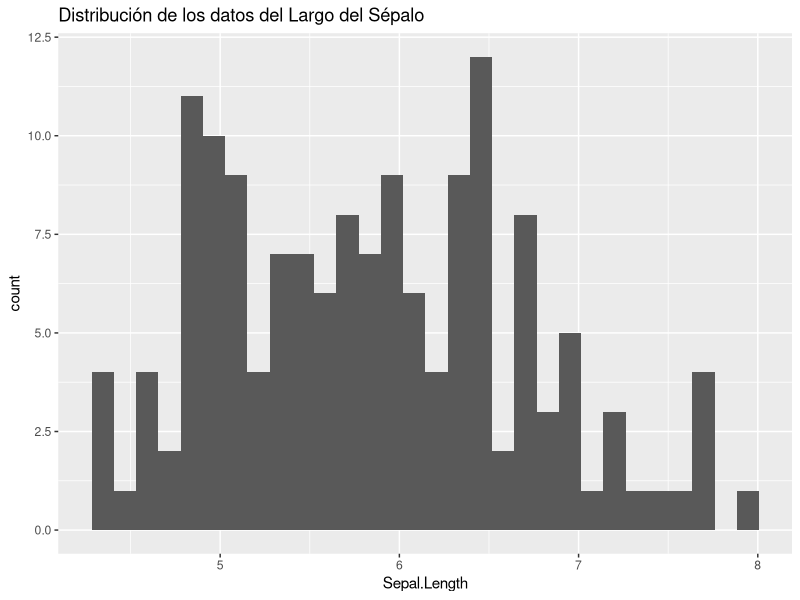
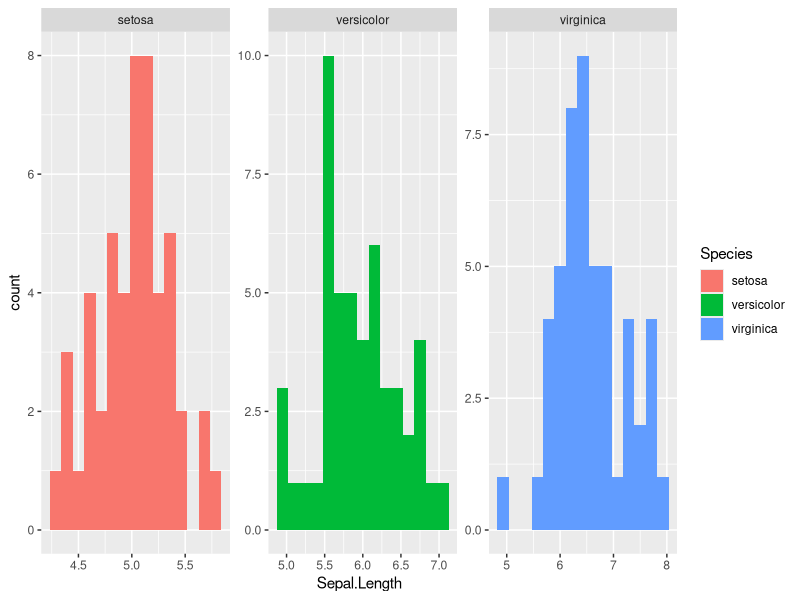
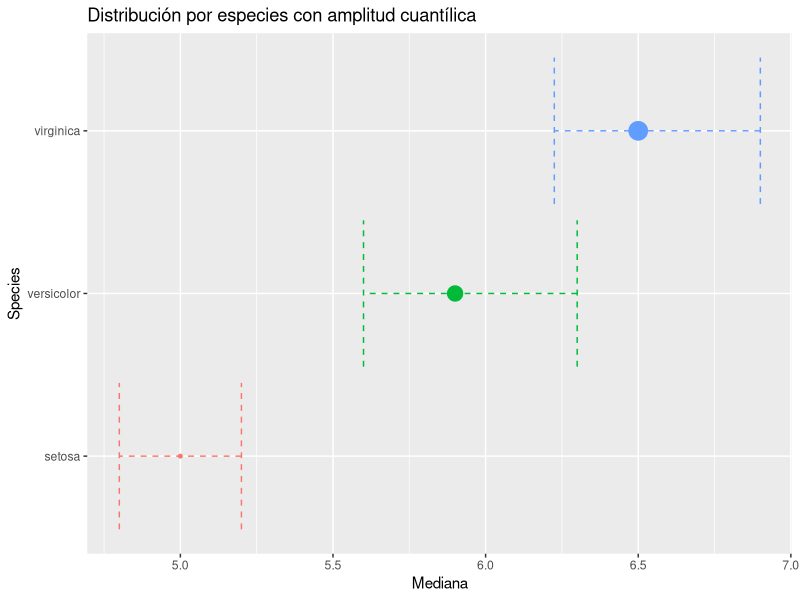

The R source for these figures, in order:
## ---- chunk 1
knitr::opts_chunk$set(echo = TRUE, warning = FALSE, message = FALSE)
## ---- chunk 2
100+200
## ---- chunk 3
a <- 12
b <- 55
c <- a+b
print(c)
## ---- chunk 4
#Resta

300-199

# Multiplicación

12*12

# División

500/2

# Elevar un número a una potencia

2^2

## ---- chunk 5
4>8
## ---- chunk 6
3==9/3
## ---- chunk 7
3==9/3 & 2<3
## ---- chunk 8
3==9/3 & 2<2
## ---- chunk 9
Views<-c(20,30,12,60,13)
## ---- chunk 10
Views>50
## ---- chunk 11
Views[Views>50]
## ---- chunk 12
Revista_X<-c(30,45,23)
Revista_Y<-c(20,55,33)
Revista_X<=Revista_Y
## ---- chunk 13
x<-5
if(x>3){
  print("El valor es mayor a tres")
}
## ---- chunk 14
x<-50
y<-90

if(x>60){
  print("El número de x cumplio la condición")
} else {
  print("EL número de y cumplio la condición")
}

## ---- chunk 15
i <- 1
while (i < 6) {
print(i)
i = i+1
}
## ---- chunk 16
x<-1:10
for(i in x){
  if(i==5){
    break
  }
  print(i)
}
## ---- chunk 17
x<-1:10
for(i in x){
  if(i==5){
    next
  }
  print(i)
}
## ---- chunk 18
potencia<-function(x,y){
  z=x^y
  print(paste0("Este es el valor del número elevado ",z))
}
potencia(3,2)
## ---- chunk 19
log(100)
## ---- chunk 20
log(100,base = 4)
## ---- chunk 21
exp(3)
## ---- chunk 22
# Lista 
a<-c(1:10)
print(a)
## ---- chunk 23
b<-seq(0,10,by = 2)
print(b)
## ---- chunk 24
c<-c(10,45,8,32)
sort(c)
## ---- chunk 25
# Extraer elemento de un array

a<-c(1:10)
a[1] # Extrae el primer elemento

## ---- chunk 26
a[3] # Extrae el tercer elemento
## ---- chunk 27
iris[1,]# Extrae la primer Columna
## ---- chunk 28
iris[,1] # Extrae los valores de la primer fila 
## ---- chunk 29
iris[1,2] # Extrae el segundo valor de la primer columna 
## ---- chunk 30
library(tidyverse)
iris%>%
  glimpse() # Función para ver el formato en que estan los datos.
## ---- chunk 31
iris%>%
  ggplot(aes(Sepal.Length))+ # Función para gráficar
  geom_histogram() + # Geometría
  labs(title = 'Distribución de los datos del Largo del Sépalo') # Agregar títulos y ejes.
## ---- chunk 32
iris%>%
  ggplot(aes(Sepal.Length, fill=Species))+ # Función para gráficar
  geom_histogram(bins = 15) + # Geometría
  facet_wrap(~Species, scales='free') # Distribución del gráfico
  labs(title = 'Distribución de los datos del Largo del Sépalo') # Agregar títulos y ejes.
## ---- chunk 33
iris%>%
  group_by(Species)%>% # Se agrupa por especie
  summarize(Promedio=mean(Sepal.Length), # Se crea el promedio por especie
            Mediana=median(Sepal.Length), # Mediana por especie 
            p25=quantile(Sepal.Length)[2], # Quantil 25
            p75=quantile(Sepal.Length)[4]) # Quantil 75
## ---- chunk 34
iris%>%
  group_by(Species)%>% # Se agrupa por especie
  summarize(Promedio=mean(Sepal.Length), # Se crea el promedio por especie
            Mediana=median(Sepal.Length), # Mediana por especie 
            p25=quantile(Sepal.Length)[2], # Quantil 25
            p75=quantile(Sepal.Length)[4])%>%
  ggplot(aes(Mediana,Species, color=Species))+
  geom_point(show.legend = FALSE,aes(size=Mediana))+
  geom_errorbar(aes(xmin=p25,xmax=p75),show.legend = FALSE,linetype = "dashed")+
  labs(title = 'Distribución por especies con amplitud cuantílica')
## ---- chunk 35
# Ejemplo tomado de `help(matrix)`
mdat <- matrix(c(1,2,3, 11,12,13), nrow = 2, ncol = 3, byrow = TRUE,
               dimnames = list(c("row1", "row2"),
                               c("C.1", "C.2", "C.3")))
mdat
## ---- chunk 36
a<-matrix(c(1:10),nrow = 2)
a+a # Suma
## ---- chunk 37
a*2 # Multiplicación por si misma
## ---- chunk 38
# Multiplicación entre matrices
a<-matrix(c(1,2,3,4,5,6),2,3)
b<-matrix(c(7,8,9))
a%*%b
## ---- chunk 39
a<-matrix(c(1,2,3,4),2,2)
#Promedio
mean(a)
## ---- chunk 40
# Resolver una matriz
solve(a)
## ---- chunk 41
# Hallar el determinante de una matriz
det(a)
## ---- chunk 42
# trasponer una matriz

t(a)
## ---- chunk 43
eigen(a)
